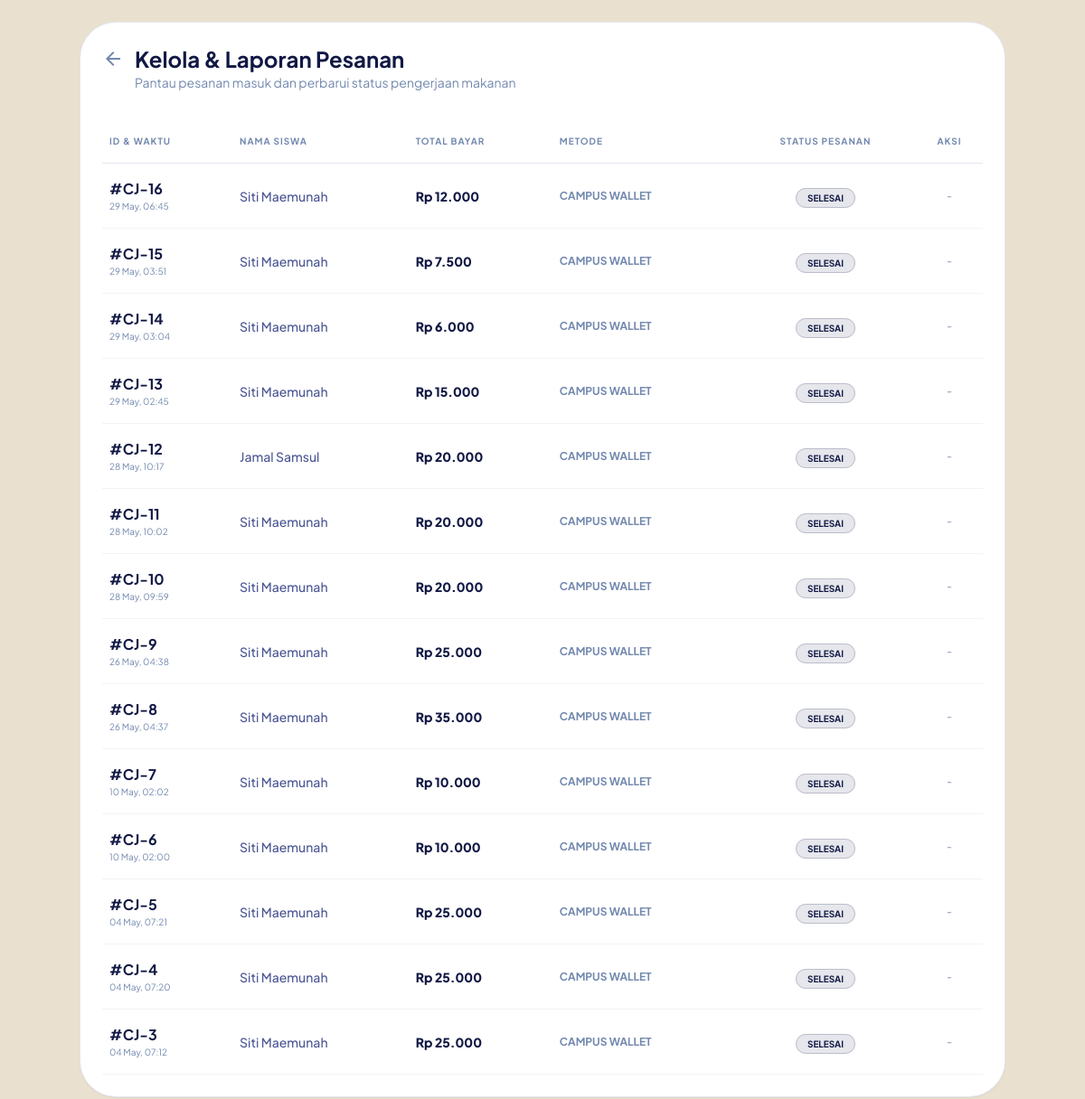
The page /admin_pesanan.php (signed in) on the database its author committed.
### tables this page shows
CREATE TABLE `orders` (
  `id` int(11) NOT NULL,
  `user_id` int(11) DEFAULT NULL,
  `total_bayar` decimal(12,2) NOT NULL,
  `metode_pembayaran` varchar(50) DEFAULT NULL,
  `status_pesanan` varchar(20) DEFAULT 'pending',
  `tanggal_pesan` timestamp NULL DEFAULT current_timestamp(),
  `status_data` enum('aktif','dihapus') DEFAULT 'aktif'
);

CREATE TABLE `users` (
  `id` int(11) NOT NULL,
  `nama` varchar(100) NOT NULL,
  `nisn` varchar(20) NOT NULL,
  `username` varchar(50) NOT NULL,
  `password` varchar(255) NOT NULL,
  `role` enum('admin','user') DEFAULT 'user',
  `saldo` decimal(12,2) DEFAULT 0.00,
  `created_at` timestamp NULL DEFAULT current_timestamp(),
  `status_user` enum('aktif','nonaktif') DEFAULT 'aktif'
);

### admin_pesanan.php (the view, shortened to what this page needs)
<?php
include "koneksi.php";
$query_orders = mysqli_query($koneksi, "SELECT o.*, u.nama FROM orders o JOIN users u ON o.user_id = u.id ORDER BY o.tanggal_pesan DESC");
?>
<!DOCTYPE html>
<html lang="en">
<head>
    <script src="https://cdn.tailwindcss.com"></script>
</head>
<body class="bg-[#EAE0CF] p-4 sm:p-6">
    <div class="max-w-5xl mx-auto bg-white rounded-[2.5rem] shadow-sm p-6 border border-[#7288AE]/20">
        <div class="flex items-start gap-3 mb-8">
            <a href="admin_index.php"
               class="text-[#7288AE] hover:text-[#111844] transition-colors mt-1">
                <span class="material-symbols-outlined">
                </span>
            </a>
            <div>
                <h1 class="text-2xl font-bold text-[#111844]">
                    Kelola & Laporan Pesanan
                </h1>
                <p class="text-sm text-[#7288AE]">
                    Pantau pesanan masuk dan perbarui status pengerjaan makanan
                </p>
            </div>
        </div>
        <div class="overflow-x-auto">
            <table class="w-full text-left border-collapse min-w-[900px]">
                <thead>
                    <tr class="border-b border-[#7288AE]/20 text-[#7288AE] uppercase text-[10px] tracking-widest">
                        <th class="py-4 px-2">
                            ID & Waktu
                        </th>
                        <th class="py-4 px-2">
                            Nama Siswa
                        </th>
                        <th class="py-4 px-2">
                            Total Bayar
                        </th>
                        <th class="py-4 px-2">
                            Metode
                        </th>
                        <th class="py-4 px-2 text-center">
                            Status Pesanan
                        </th>
                        <th class="py-4 px-2 text-center">
                            Aksi
                        </th>
                    </tr>
                </thead>
                <tbody>
                    <?php if(mysqli_num_rows($query_orders) > 0): ?>
                        <?php while($order = mysqli_fetch_assoc($query_orders)): ?>
                        <tr class="border-b border-[#7288AE]/10 hover:bg-[#EAE0CF]/20 transition-colors">
                            <td class="py-4 px-2">
                                <p class="font-bold text-[#111844]">
                                    #CJ-<?= $order['id']; ?>
                                </p>
                                <p class="text-[10px] text-[#7288AE]">
                                    <?= date('d M, H:i', strtotime($order['tanggal_pesan'])); ?>
                                </p>
                            </td>
                            <td class="py-4 px-2 font-medium text-[#4B5694] text-sm">
                                <?= $order['nama']; ?>
                            </td>
                            <td class="py-4 px-2 text-[#111844] font-black text-sm">
                                Rp <?= number_format($order['total_bayar'], 0, ',', '.'); ?>
                            </td>
                            <td class="py-4 px-2 text-[#7288AE] text-xs uppercase font-bold">
                                <?= $order['metode_pembayaran']; ?>
                            </td>
                            <td class="py-4 px-2 text-center">
                                <?php
                                    $status = $order['status_pesanan'];
                                    if ($status == 'pending') {
                                        echo '
                                        <span class="bg-[#EAE0CF] text-[#4B5694] text-[10px] font-bold px-3 py-1 rounded-full border border-[#7288AE]/20 uppercase">
                                            Diterima
                                        </span>';
                                    } elseif ($status == 'diproses') {
                                        echo '
                                        <span class="bg-[#4B5694]/10 text-[#4B5694] text-[10px] font-bold px-3 py-1 rounded-full border border-[#4B5694]/20 uppercase">
                                            Diproses
                                        </span>';
                                    } elseif ($status == 'selesai') {
                                        echo '
                                        <span class="bg-[#111844]/10 text-[#111844] text-[10px] font-bold px-3 py-1 rounded-full border border-[#111844]/20 uppercase">
                                            Selesai
                                        </span>';
                                    } else {
                                        echo '
                                        <span class="bg-gray-100 text-gray-500 text-[10px] font-bold px-3 py-1 rounded-full border border-gray-200 uppercase">
                                            Batal
                                        </span>';
                                    }
                                ?>
                            </td>
                            <td class="py-4 px-2">
                                <div class="flex justify-center gap-1">
                                    <?php if($status == 'pending'): ?>
                                        <a href="order_update_status.php?id=<?= $order['id']; ?>&status=diproses"
                                           class="bg-[#4B5694] text-white text-[11px] font-bold px-3 py-1.5 rounded-xl shadow-sm hover:bg-[#111844] transition-all">
                                            Proses Masak
                                        </a>
                                    <?php else: ?>
                                        <span class="text-[#7288AE] text-xs">
                                            -
                                        </span>
                                    <?php endif; ?>
                                </div>
                            </td>
                        </tr>
                        <?php endwhile; ?>
                    <?php endif; ?>
                </tbody>
            </table>
        </div>
    </div>
</body>
</html>

### admin_pesanan.php (style rules this page uses)
body { font-family: 'Plus Jakarta Sans', sans-serif; }

### rows shown on the page
orders: id "16", tanggal_pesan "29 May, 06:45", user.nama "Siti Maemunah", total_bayar "12.000", metode_pembayaran "CAMPUS WALLET", status_pesanan "SELESAI"
orders: id "15", tanggal_pesan "29 May, 03:51", user.nama "Siti Maemunah", total_bayar "7.500", metode_pembayaran "CAMPUS WALLET", status_pesanan "SELESAI"
orders: id "14", tanggal_pesan "29 May, 03:04", user.nama "Siti Maemunah", total_bayar "6.000", metode_pembayaran "CAMPUS WALLET", status_pesanan "SELESAI"
orders: id "13", tanggal_pesan "29 May, 02:45", user.nama "Siti Maemunah", total_bayar "15.000", metode_pembayaran "CAMPUS WALLET", status_pesanan "SELESAI"
orders: id "12", tanggal_pesan "28 May, 10:17", user.nama "Jamal Samsul", total_bayar "20.000", metode_pembayaran "CAMPUS WALLET", status_pesanan "SELESAI"
orders: id "11", tanggal_pesan "28 May, 10:02", user.nama "Siti Maemunah", total_bayar "20.000", metode_pembayaran "CAMPUS WALLET", status_pesanan "SELESAI"
orders: id "10", tanggal_pesan "28 May, 09:59", user.nama "Siti Maemunah", total_bayar "20.000", metode_pembayaran "CAMPUS WALLET", status_pesanan "SELESAI"
orders: id "9", tanggal_pesan "26 May, 04:38", user.nama "Siti Maemunah", total_bayar "25.000", metode_pembayaran "CAMPUS WALLET", status_pesanan "SELESAI"
orders: id "8", tanggal_pesan "26 May, 04:37", user.nama "Siti Maemunah", total_bayar "35.000", metode_pembayaran "CAMPUS WALLET", status_pesanan "SELESAI"
orders: id "7", tanggal_pesan "10 May, 02:02", user.nama "Siti Maemunah", total_bayar "10.000", metode_pembayaran "CAMPUS WALLET", status_pesanan "SELESAI"
orders: id "6", tanggal_pesan "10 May, 02:00", user.nama "Siti Maemunah", total_bayar "10.000", metode_pembayaran "CAMPUS WALLET", status_pesanan "SELESAI"
orders: id "5", tanggal_pesan "04 May, 07:21", user.nama "Siti Maemunah", total_bayar "25.000", metode_pembayaran "CAMPUS WALLET", status_pesanan "SELESAI"
orders: id "4", tanggal_pesan "04 May, 07:20", user.nama "Siti Maemunah", total_bayar "25.000", metode_pembayaran "CAMPUS WALLET", status_pesanan "SELESAI"
orders: id "3", tanggal_pesan "04 May, 07:12", user.nama "Siti Maemunah", total_bayar "25.000", metode_pembayaran "CAMPUS WALLET", status_pesanan "SELESAI"
